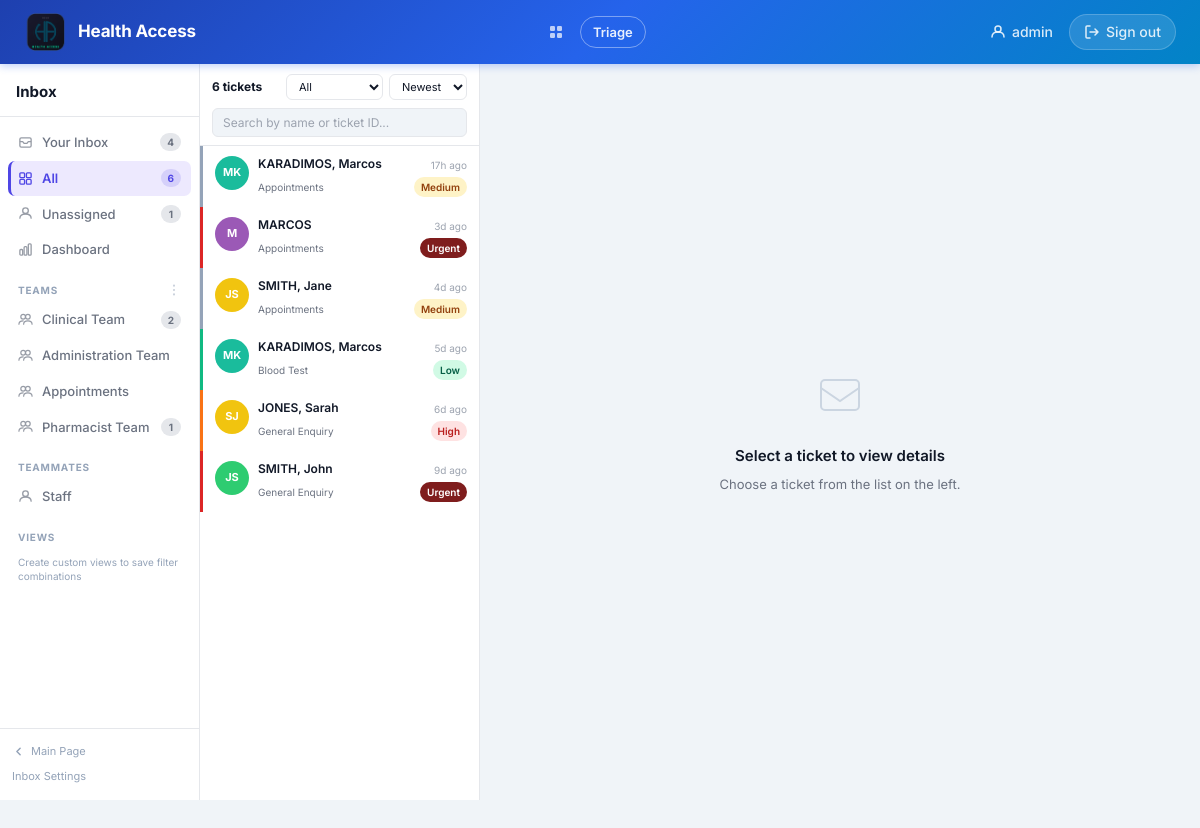
Screenshot of /inbox?status=All (signed in) with the database file from the repository.
### tables this page shows
CREATE TABLE tickets (
            id INTEGER PRIMARY KEY AUTOINCREMENT,
            patient_name TEXT,
            nhs_number TEXT,
            dob TEXT,
            phone TEXT,
            postcode TEXT,
            title TEXT,
            category TEXT,
            form_data TEXT,
            status TEXT DEFAULT 'Open',
            priority TEXT DEFAULT 'Medium',
            created_at TEXT,
            updated_at TEXT
        , assigned_to TEXT DEFAULT '', is_read INTEGER DEFAULT 0);

### app.py (the view)
@app.route("/inbox")
@staff_required
def inbox():
    status_filter = request.args.get("status", "Open")
    sort = request.args.get("sort", "newest")
    search = request.args.get("search", "")
    team = request.args.get("team", "")
    filters = {"status": status_filter, "sort": sort, "search": search, "team": team}
    tickets_list = _build_ticket_list(filters)
    return render_template(
        "inbox.html",
        tickets=tickets_list,
        selected=None,
        filters=filters,
        teams=TEAMS,
        nav_counts=get_nav_counts(),
    )

### app.py (called while the page is built)
def get_db():
    db = sqlite3.connect(DB_PATH)
    db.row_factory = sqlite3.Row
    return db

def get_avatar_color(name):
    if not name:
        return AVATAR_COLORS[0]
    return AVATAR_COLORS[abs(hash(name)) % len(AVATAR_COLORS)]

def time_ago(dt_str):
    try:
        dt = datetime.fromisoformat(dt_str)
        diff = datetime.utcnow() - dt
        seconds = int(diff.total_seconds())
        if seconds < 60:
            return f"{seconds}s ago"
        elif seconds < 3600:
            return f"{seconds // 60}m ago"
        elif seconds < 86400:
            return f"{seconds // 3600}h ago"
        else:
            return f"{seconds // 86400}d ago"
    except Exception:
        return ""

def staff_required(f):
    @wraps(f)
    def decorated(*args, **kwargs):
        if not session.get("staff_authenticated"):
            return redirect(url_for("staff_login", next=request.url))
        return f(*args, **kwargs)
    return decorated

def get_nav_counts():
    try:
        db = get_db()
        active = "status NOT IN ('Closed','Resolved')"
        your_inbox = db.execute(f"SELECT COUNT(*) FROM tickets WHERE {active}").fetchone()[0]
        all_tickets = db.execute("SELECT COUNT(*) FROM tickets").fetchone()[0]
        unassigned = db.execute(
            f"SELECT COUNT(*) FROM tickets WHERE {active} AND (assigned_to IS NULL OR assigned_to='')"
        ).fetchone()[0]
        team_counts = {}
        for t in TEAMS:
            c = db.execute(
                f"SELECT COUNT(*) FROM tickets WHERE {active} AND assigned_to=?", (t,)
            ).fetchone()[0]
            team_counts[t] = c
        db.close()
        return {"your_inbox": your_inbox, "all": all_tickets, "unassigned": unassigned, "teams": team_counts}
    except Exception:
        return {"your_inbox": 0, "all": 0, "unassigned": 0, "teams": {}}

@app.context_processor
def inject_open_ticket_count():
    return {"open_ticket_count": 0, "staff_authenticated": session.get("staff_authenticated", False)}

### templates/inbox.html (shortened to what this page needs)
{% extends "base.html" %}
{% block content %}
<div class="inbox-wrap">
    <nav class="inbox-nav">
        <div class="inbox-nav-header">
            <span>Inbox</span>
        </div>
        <div class="inbox-nav-body" id="inboxNavBody">
            <div data-section-group="your_inbox">
                <a href="{{ url_for('inbox') }}" class="nav-item {% if not request.args.get('team') and request.args.get('status','Open') == 'Open' %}active{% endif %}">
                    <svg width="15" height="15" viewBox="0 0 16 16" fill="none"><rect x="2" y="3" width="12" height="10" rx="1.5" stroke="currentColor" stroke-width="1.4"/><path d="M2 7h3l1.5 2h3L11 7h3" stroke="currentColor" stroke-width="1.4" stroke-linejoin="round"/></svg>
                    <span class="nav-item-label">Your Inbox</span>
                    {% if nav_counts.your_inbox %}<span class="nav-count">{{ nav_counts.your_inbox }}</span>{% endif %}
                </a>
            </div>
            <div data-section-group="all">
                <a href="{{ url_for('inbox') }}?status=All" class="nav-item {% if request.args.get('status') == 'All' and not request.args.get('team') %}active{% endif %}">
                    <span class="nav-item-label">All</span>
                    {% if nav_counts.all %}<span class="nav-count">{{ nav_counts.all }}</span>{% endif %}
                </a>
            </div>
            <div data-section-group="unassigned">
                <a href="{{ url_for('inbox') }}?team=unassigned" class="nav-item {% if request.args.get('team') == 'unassigned' %}active{% endif %}">
                    <svg width="15" height="15" viewBox="0 0 16 16" fill="none"><circle cx="8" cy="5" r="3" stroke="currentColor" stroke-width="1.4"/><path d="M2 13c0-3 2.5-4.5 6-4.5s6 1.5 6 4.5" stroke="currentColor" stroke-width="1.4" stroke-linecap="round"/></svg>
                    <span class="nav-item-label">Unassigned</span>
                    {% if nav_counts.unassigned %}<span class="nav-count">{{ nav_counts.unassigned }}</span>{% endif %}
                </a>
            </div>
            <div data-section-group="dashboard">
                <a href="{{ url_for('dashboard') }}" class="nav-item">
                    <span class="nav-item-label">Dashboard</span>
                </a>
            </div>
            <div data-section-group="teams">
                <div class="nav-section-label">
                    Teams
                    <svg width="14" height="14" viewBox="0 0 16 16" fill="none" style="cursor:pointer;opacity:0.5;"><circle cx="8" cy="3" r="1.2" fill="currentColor"/><circle cx="8" cy="8" r="1.2" fill="currentColor"/><circle cx="8" cy="13" r="1.2" fill="currentColor"/></svg>
                </div>
                {% for team in teams %}
                <a href="{{ url_for('inbox') }}?team={{ team | urlencode }}" class="nav-item {% if request.args.get('team') == team %}active{% endif %}">
                    <span class="nav-item-label" style="overflow:hidden;text-overflow:ellipsis;white-space:nowrap;">{{ team }}</span>
                    {% set tc = nav_counts.teams.get(team, 0) %}
                    {% if tc %}<span class="nav-count">{{ tc }}</span>{% endif %}
                </a>
                {% endfor %}
            </div>
            <div data-section-group="teammates">
                <div class="nav-section-label">Teammates</div>
                <a href="{{ url_for('inbox') }}" class="nav-item">
                    <svg width="15" height="15" viewBox="0 0 16 16" fill="none"><circle cx="8" cy="5" r="3" stroke="currentColor" stroke-width="1.4"/><path d="M2 13c0-3 2.5-4.5 6-4.5s6 1.5 6 4.5" stroke="currentColor" stroke-width="1.4" stroke-linecap="round"/></svg>
                    <span class="nav-item-label">Staff</span>
                </a>
            </div>
            <div data-section-group="views">
                <div class="nav-section-label">Views</div>
                <div class="nav-views-hint">Create custom views to save filter combinations</div>
            </div>
        </div>
        <div class="inbox-nav-footer">
            <a href="{{ url_for('index') }}" style="display:flex;align-items:center;gap:6px;">
                <svg width="13" height="13" viewBox="0 0 16 16" fill="none"><path d="M10 12L6 8l4-4" stroke="currentColor" stroke-width="1.8" stroke-linecap="round" stroke-linejoin="round"/></svg>
                Main Page
            </a>
            <a href="#" data-open-inbox-settings>Inbox Settings</a>
        </div>
    </nav>
    <section class="ticket-list-panel">
        <div class="ticket-list-header">
            <form method="GET" action="{{ url_for('inbox') }}" id="filter-form">
                <div class="ticket-list-toprow">
                    <span class="ticket-count-label">{{ tickets | length }} ticket{{ 's' if tickets | length != 1 }}</span>
                    <select name="status" class="filter-select" onchange="document.getElementById('filter-form').submit()">
                        <option value="All"         {% if filters.status == 'All'         %}selected{% endif %}>All</option>
                    </select>
                    <select name="sort" class="filter-select" onchange="document.getElementById('filter-form').submit()">
                        <option value="newest" {% if filters.sort == 'newest' %}selected{% endif %}>Newest</option>
                    </select>
                </div>
                <input
                    type="search"
                    name="search"
                    class="ticket-search-input"
                    placeholder="Search by name or ticket ID..."
                    value="{{ filters.search }}"
                    oninput="debounceSearch(this.form)"
                />
            </form>
        </div>
        <div class="ticket-list-scroll">
            {% if tickets %}
                {% for t in tickets %}
                {% set initials = ((t.patient_name or '?').split()[0][0] | upper) + (((t.patient_name or '?').split()[-1][0] | upper) if (t.patient_name or '?').split()|length > 1 else '') %}
                {% set priority_colors = {'Low': '#10b981', 'Medium': '#94a3b8', 'High': '#f97316', 'Urgent': '#dc2626'} %}
                {% set border_color = priority_colors.get(t.priority or 'Medium', '#94a3b8') %}
                <a href="{{ url_for('ticket_detail', ticket_id=t.id) }}?status={{ filters.status }}&sort={{ filters.sort }}&search={{ filters.search }}&team={{ filters.team }}"
                   class="ticket-item" style="border-left-color: {{ border_color }};">
                    <div class="ticket-avatar" style="background-color: {{ t.avatar_color }};">{{ initials }}</div>
                    <div class="ticket-item-body">
                        <div class="ticket-item-top">
                            <span class="ticket-item-name">{{ t.display_name }}</span>
                            <span class="ticket-item-time">{{ t.time_ago }}</span>
                        </div>
                        <div class="ticket-item-meta">
                            <span class="ticket-item-cat">{{ t.category or '—' }}</span>
                            <span class="badge badge-{{ (t.priority or 'medium') | lower }}">{{ t.priority or 'Medium' }}</span>
                        </div>
                    </div>
                </a>
                {% endfor %}
            {% else %}
                <div class="ticket-list-empty">No tickets found.</div>
            {% endif %}
        </div>
    </section>
    <main class="inbox-main">
        <div class="inbox-placeholder">
            <svg width="52" height="52" viewBox="0 0 52 52" fill="none">
                <rect x="7" y="11" width="38" height="30" rx="4" stroke="currentColor" stroke-width="2"/>
                <path d="M7 19l19 13 19-13" stroke="currentColor" stroke-width="2" stroke-linecap="round"/>
            </svg>
            <h3>Select a ticket to view details</h3>
            <p>Choose a ticket from the list on the left.</p>
        </div>
    </main>
</div>
{% endblock %}

### templates/base.html (shortened to what this page needs)
<!DOCTYPE html>
<html lang="en">
<head>
    <link rel="stylesheet" href="{{ url_for('static', filename='css/style.css') }}" />
</head>
<body>
    <nav class="navbar">
        <div class="navbar-inner">
            <div class="navbar-brand">
                <img src="{{ url_for('static', filename='images/health_access_logo.png') }}" alt="Logo" style="height:42px;width:42px;object-fit:contain;" />
                <span style="font-size:17px;font-weight:700;color:#fff;letter-spacing:-0.01em;">Health Access</span>
            </div>
            {% if staff_authenticated and request.endpoint in ('inbox', 'ticket_detail', 'dashboard') %}
            <div class="nav-triage-wrap">
                <div class="nav-triage-grid">
                </div>
                <a href="{{ url_for('index') }}" class="nav-triage-btn">Triage</a>
            </div>
            {% endif %}
            {% if staff_authenticated %}
            <div class="navbar-actions">
                <span class="nav-user">
                    <svg width="16" height="16" viewBox="0 0 16 16" fill="none">
                        <circle cx="8" cy="5" r="3" stroke="currentColor" stroke-width="1.5"/>
                        <path d="M2 13c0-3.314 2.686-5 6-5s6 1.686 6 5" stroke="currentColor" stroke-width="1.5" stroke-linecap="round"/>
                    </svg>
                    {{ session.get("staff_username", "") }}
                </span>
                <a href="{{ url_for('staff_logout') }}" class="nav-logout">
                    <svg width="16" height="16" viewBox="0 0 16 16" fill="none">
                        <path d="M6 2H3a1 1 0 00-1 1v10a1 1 0 001 1h3" stroke="currentColor" stroke-width="1.5" stroke-linecap="round"/>
                        <path d="M11 11l3-3-3-3M14 8H6" stroke="currentColor" stroke-width="1.5" stroke-linecap="round" stroke-linejoin="round"/>
                    </svg>
                    Sign out
                </a>
            </div>
            {% endif %}
        </div>
    </nav>
    <main class="main-content">
        {% block content %}{% endblock %}
    </main>
</body>
</html>

### static/css/style.css (style rules this page uses)
*, *::before, *::after { box-sizing: border-box; margin: 0; padding: 0; }
:root { --primary: #2563eb; --primary-dark: #1d4ed8; --primary-light: #eff6ff; --primary-muted: #dbeafe; --accent: #0ea5e9; --success: #10b981; --warning: #f59e0b; --danger: #ef4444; --danger-light: #fef2f2; --text-primary: #111827; --text-secondary: #6b7280; --text-muted: #9ca3af; --border: #e5e7eb; --border-light: #f3f4f6; --bg-white: #ffffff; --bg-page: #f0f4f8; --bg-sidebar: #f8fafc; --shadow-sm: 0 1px 3px rgba(0,0,0,0.08), 0 1px 2px rgba(0,0,0,0.04); --shadow-md: 0 4px 12px rgba(0,0,0,0.08), 0 2px 4px rgba(0,0,0,0.04); --shadow-lg: 0 10px 25px rgba(0,0,0,0.1), 0 4px 10px rgba(0,0,0,0.05); --radius-sm: 6px; --radius-md: 10px; --radius-lg: 16px; --radius-xl: 20px; --radius-full: 9999px; --font: 'Inter', -apple-system, BlinkMacSystemFont, 'Segoe UI', sans-serif; --nav-height: 64px; }
html, body { height: 100%; font-family: var(--font); font-size: 15px; line-height: 1.6; color: var(--text-primary); background: var(--bg-page); -webkit-font-smoothing: antialiased; }
.navbar { position: fixed; top: 0; left: 0; right: 0; height: var(--nav-height); background: linear-gradient(135deg, #1e40af 0%, #2563eb 50%, #0284c7 100%); z-index: 100; box-shadow: 0 2px 8px rgba(37, 99, 235, 0.3); }
.navbar-inner { max-width: 1400px; margin: 0 auto; height: 100%; padding: 0 24px; display: flex; align-items: center; justify-content: space-between; }
.navbar-brand { display: flex; align-items: center; gap: 12px; }
.navbar-actions { display: flex; align-items: center; gap: 16px; }
.nav-user { display: flex; align-items: center; gap: 6px; color: rgba(255,255,255,0.85); font-size: 14px; font-weight: 500; }
.nav-logout { display: flex; align-items: center; gap: 6px; color: rgba(255,255,255,0.85); text-decoration: none; font-size: 14px; font-weight: 500; padding: 6px 14px; border-radius: var(--radius-full); background: rgba(255,255,255,0.12); border: 1px solid rgba(255,255,255,0.2); transition: all 0.2s ease; }
.main-content { margin-top: var(--nav-height); height: calc(100vh - var(--nav-height)); overflow: hidden; }

### templates/base.html (style rules this page uses)
.nav-triage-wrap { position: relative; display: flex; align-items: center; gap: 8px; }
.nav-triage-grid { display: flex; align-items: center; justify-content: center; width: 32px; height: 32px; border-radius: 7px; color: rgba(255,255,255,0.7); cursor: pointer; transition: background 0.15s; }
.nav-triage-btn { display: flex; align-items: center; gap: 6px; padding: 5px 12px; border: 1.5px solid rgba(255,255,255,0.4); border-radius: 20px; color: rgba(255,255,255,0.9); font-size: 13px; font-weight: 600; background: transparent; cursor: pointer; text-decoration: none; transition: background 0.15s, border-color 0.15s; font-family: var(--font, inherit); }

### rows the page displays
tickets: assigned_to "Pharmacist Team", is_read "1", initials "SJ", display_name "JONES, Sarah", time_ago "6d ago", category "General Enquiry", priority "High"
tickets: initials "MK", display_name "KARADIMOS, Marcos", time_ago "17h ago", category "Appointments", priority "Medium"
tickets: initials "M", display_name "MARCOS", time_ago "3d ago", category "Appointments", priority "Urgent"
tickets: initials "JS", display_name "SMITH, Jane", time_ago "4d ago", category "Appointments", priority "Medium"
tickets: initials "MK", display_name "KARADIMOS, Marcos", time_ago "5d ago", category "Blood Test", priority "Low"
tickets: initials "JS", display_name "SMITH, John", time_ago "9d ago", category "General Enquiry", priority "Urgent"

### other values shown
{{ session.get("staff_username", "") }} "admin"
{{ nav_counts.your_inbox }} "4"
{{ nav_counts.all }} "6"
{{ nav_counts.unassigned }} "1"
{{ team }} "Clinical Team" "Administration Team" "Appointments"
{{ tc }} "2"
{{ tickets | length }} "6"
{{ 's' if tickets | length != 1 }} "s"
